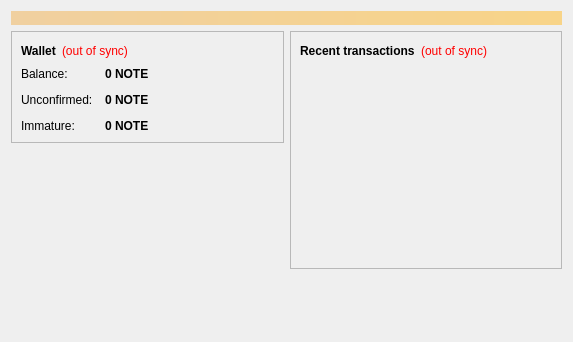
<?xml version="1.0" encoding="UTF-8"?>
<ui version="4.0">
 <class>OverviewPage</class>
 <widget class="QWidget" name="OverviewPage">
  <property name="geometry">
   <rect>
    <x>0</x>
    <y>0</y>
    <width>573</width>
    <height>342</height>
   </rect>
  </property>
  <property name="windowTitle">
   <string>Form</string>
  </property>
  <layout class="QVBoxLayout" name="topLayout">
   <item>
    <widget class="QLabel" name="labelAlerts">
     <property name="visible">
      <bool>false</bool>
     </property>
     <property name="styleSheet">
      <string notr="true">background-color: qlineargradient(x1: 0, y1: 0, x2: 1, y2: 0, stop:0 #F0D0A0, stop:1 #F8D488); color:#000000;</string>
     </property>
     <property name="wordWrap">
      <bool>true</bool>
     </property>
     <property name="margin">
      <number>3</number>
     </property>
    </widget>
   </item>
   <item>
    <layout class="QHBoxLayout" name="horizontalLayout" stretch="1,1">
     <item>
      <layout class="QVBoxLayout" name="verticalLayout_2">
       <item>
        <widget class="QFrame" name="frame">
         <property name="frameShape">
          <enum>QFrame::StyledPanel</enum>
         </property>
         <property name="frameShadow">
          <enum>QFrame::Raised</enum>
         </property>
         <layout class="QVBoxLayout" name="verticalLayout_4">
          <item>
           <layout class="QHBoxLayout" name="horizontalLayout_4">
            <item>
             <widget class="QLabel" name="label_5">
              <property name="font">
               <font>
                <weight>75</weight>
                <bold>true</bold>
               </font>
              </property>
              <property name="text">
               <string>Wallet</string>
              </property>
             </widget>
            </item>
            <item>
             <widget class="QLabel" name="labelWalletStatus">
              <property name="toolTip">
               <string>The displayed information may be out of date. Your wallet automatically synchronizes with the Litecoin network after a connection is established, but this process has not completed yet.</string>
              </property>
              <property name="styleSheet">
               <string notr="true">QLabel { color: red; }</string>
              </property>
              <property name="text">
               <string notr="true">(out of sync)</string>
              </property>
              <property name="alignment">
               <set>Qt::AlignLeading|Qt::AlignLeft|Qt::AlignVCenter</set>
              </property>
             </widget>
            </item>
            <item>
             <spacer name="horizontalSpacer_2">
              <property name="orientation">
               <enum>Qt::Horizontal</enum>
              </property>
              <property name="sizeHint" stdset="0">
               <size>
                <width>40</width>
                <height>20</height>
               </size>
              </property>
             </spacer>
            </item>
           </layout>
          </item>
          <item>
           <layout class="QFormLayout" name="formLayout_2">
            <property name="fieldGrowthPolicy">
             <enum>QFormLayout::AllNonFixedFieldsGrow</enum>
            </property>
            <property name="horizontalSpacing">
             <number>12</number>
            </property>
            <property name="verticalSpacing">
             <number>12</number>
            </property>
            <item row="0" column="0">
             <widget class="QLabel" name="label">
              <property name="text">
               <string>Balance:</string>
              </property>
             </widget>
            </item>
            <item row="0" column="1">
             <widget class="QLabel" name="labelBalance">
              <property name="font">
               <font>
                <weight>75</weight>
                <bold>true</bold>
               </font>
              </property>
              <property name="cursor">
               <cursorShape>IBeamCursor</cursorShape>
              </property>
              <property name="toolTip">
               <string>Your current balance</string>
              </property>
              <property name="text">
               <string notr="true">0 NOTE</string>
              </property>
              <property name="textInteractionFlags">
               <set>Qt::LinksAccessibleByMouse|Qt::TextSelectableByKeyboard|Qt::TextSelectableByMouse</set>
              </property>
             </widget>
            </item>
            <item row="1" column="0">
             <widget class="QLabel" name="label_3">
              <property name="text">
               <string>Unconfirmed:</string>
              </property>
             </widget>
            </item>
            <item row="1" column="1">
             <widget class="QLabel" name="labelUnconfirmed">
              <property name="font">
               <font>
                <weight>75</weight>
                <bold>true</bold>
               </font>
              </property>
              <property name="cursor">
               <cursorShape>IBeamCursor</cursorShape>
              </property>
              <property name="toolTip">
               <string>Total of transactions that have yet to be confirmed, and do not yet count toward the current balance</string>
              </property>
              <property name="text">
               <string notr="true">0 NOTE</string>
              </property>
              <property name="textInteractionFlags">
               <set>Qt::LinksAccessibleByMouse|Qt::TextSelectableByKeyboard|Qt::TextSelectableByMouse</set>
              </property>
             </widget>
            </item>
            <item row="2" column="0">
             <widget class="QLabel" name="labelImmatureText">
              <property name="text">
               <string>Immature:</string>
              </property>
             </widget>
            </item>
            <item row="2" column="1">
             <widget class="QLabel" name="labelImmature">
              <property name="font">
               <font>
                <weight>75</weight>
                <bold>true</bold>
               </font>
              </property>
              <property name="toolTip">
               <string>Mined balance that has not yet matured</string>
              </property>
              <property name="text">
               <string notr="true">0 NOTE</string>
              </property>
              <property name="textInteractionFlags">
               <set>Qt::LinksAccessibleByMouse|Qt::TextSelectableByKeyboard|Qt::TextSelectableByMouse</set>
              </property>
             </widget>
            </item>
           </layout>
          </item>
         </layout>
        </widget>
       </item>
       <item>
        <spacer name="verticalSpacer">
         <property name="orientation">
          <enum>Qt::Vertical</enum>
         </property>
         <property name="sizeHint" stdset="0">
          <size>
           <width>20</width>
           <height>40</height>
          </size>
         </property>
        </spacer>
       </item>
      </layout>
     </item>
     <item>
      <layout class="QVBoxLayout" name="verticalLayout_3">
       <item>
        <widget class="QFrame" name="frame_2">
         <property name="frameShape">
          <enum>QFrame::StyledPanel</enum>
         </property>
         <property name="frameShadow">
          <enum>QFrame::Raised</enum>
         </property>
         <layout class="QVBoxLayout" name="verticalLayout">
          <item>
           <layout class="QHBoxLayout" name="horizontalLayout_2">
            <item>
             <widget class="QLabel" name="label_4">
              <property name="text">
               <string>&lt;b&gt;Recent transactions&lt;/b&gt;</string>
              </property>
             </widget>
            </item>
            <item>
             <widget class="QLabel" name="labelTransactionsStatus">
              <property name="toolTip">
               <string>The displayed information may be out of date. Your wallet automatically synchronizes with the Litecoin network after a connection is established, but this process has not completed yet.</string>
              </property>
              <property name="styleSheet">
               <string notr="true">QLabel { color: red; }</string>
              </property>
              <property name="text">
               <string notr="true">(out of sync)</string>
              </property>
              <property name="alignment">
               <set>Qt::AlignRight|Qt::AlignTrailing|Qt::AlignVCenter</set>
              </property>
             </widget>
            </item>
            <item>
             <spacer name="horizontalSpacer">
              <property name="orientation">
               <enum>Qt::Horizontal</enum>
              </property>
              <property name="sizeHint" stdset="0">
               <size>
                <width>40</width>
                <height>20</height>
               </size>
              </property>
             </spacer>
            </item>
           </layout>
          </item>
          <item>
           <widget class="QListView" name="listTransactions">
            <property name="styleSheet">
             <string notr="true">QListView { background: transparent; }</string>
            </property>
            <property name="frameShape">
             <enum>QFrame::NoFrame</enum>
            </property>
            <property name="verticalScrollBarPolicy">
             <enum>Qt::ScrollBarAlwaysOff</enum>
            </property>
            <property name="horizontalScrollBarPolicy">
             <enum>Qt::ScrollBarAlwaysOff</enum>
            </property>
            <property name="selectionMode">
             <enum>QAbstractItemView::NoSelection</enum>
            </property>
           </widget>
          </item>
         </layout>
        </widget>
       </item>
       <item>
        <spacer name="verticalSpacer_2">
         <property name="orientation">
          <enum>Qt::Vertical</enum>
         </property>
         <property name="sizeHint" stdset="0">
          <size>
           <width>20</width>
           <height>40</height>
          </size>
         </property>
        </spacer>
       </item>
      </layout>
     </item>
    </layout>
   </item>
  </layout>
 </widget>
 <resources/>
 <connections/>
</ui>
